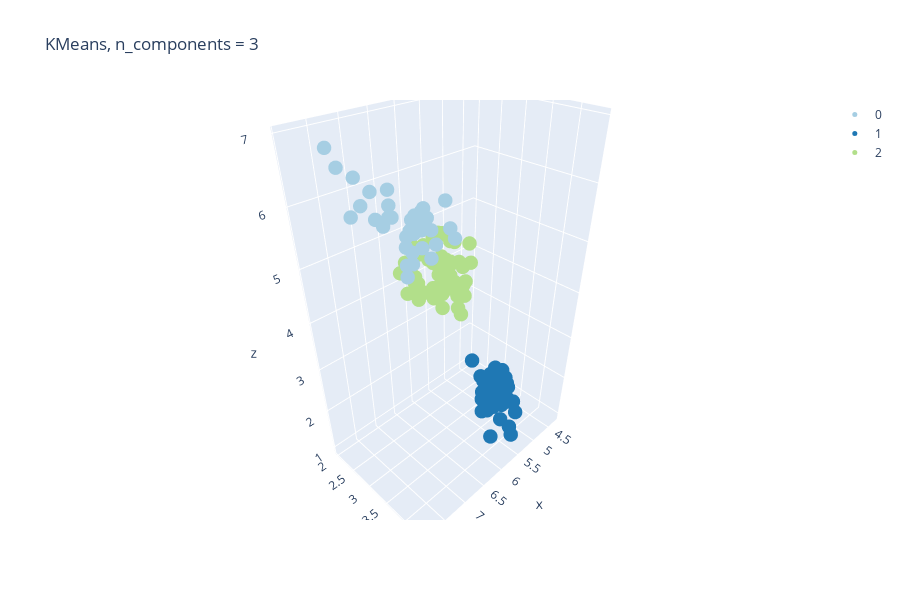

Notebook code cell kept with this figure:
### Code cell
from sklearn.cluster import KMeans, MiniBatchKMeans # what is the difference between these two?

X = iris.data
y = iris.target

km = KMeans(3)
km.fit(X)

plot_3d(X, km.labels_, 'KMeans, n_components = 3')
iris_cluster = cluster_scoreing_pivot(X, y, km.labels_, iris_cluster, 'KMeans, 3')

### Figure 1 — Plotly figure (JSON) as saved in the notebook; plotly's stock layout.template omitted (floating-point values rounded to 4 significant figures)
{"data": [{"marker": {"color": "rgb(166,206,227)", "size": 5}, "mode": "markers", "name": "0", "type": "scatter3d", "x": [6.9, 6.7, 6.3, 7.1, 6.3, 6.5, 7.6, 7.3, 6.7, 7.2, 6.5, 6.4, 6.8, 6.4, 6.5, 7.7, 7.7, 6.9, 7.7, 6.7, 7.2, 6.4, 7.2, 7.4, 7.9, 6.4, 6.1, 7.7, 6.3, 6.4, 6.9, 6.7, 6.9, 6.8, 6.7, 6.7, 6.5, 6.2], "y": [3.1, 3, 3.3, 3, 2.9, 3, 3, 2.9, 2.5, 3.6, 3.2, 2.7, 3, 3.2, 3, 3.8, 2.6, 3.2, 2.8, 3.3, 3.2, 2.8, 3, 2.8, 3.8, 2.8, 2.6, 3, 3.4, 3.1, 3.1, 3.1, 3.1, 3.2, 3.3, 3, 3, 3.4], "z": [4.9, 5, 6, 5.9, 5.6, 5.8, 6.6, 6.3, 5.8, 6.1, 5.1, 5.3, 5.5, 5.3, 5.5, 6.7, 6.9, 5.7, 6.7, 5.7, 6, 5.6, 5.8, 6.1, 6.4, 5.6, 5.6, 6.1, 5.6, 5.5, 5.4, 5.6, 5.1, 5.9, 5.7, 5.2, 5.2, 5.4]}, {"marker": {"color": "rgb(31,120,180)", "size": 5}, "mode": "markers", "name": "1", "type": "scatter3d", "x": [5.1, 4.9, 4.7, 4.6, 5, 5.4, 4.6, 5, 4.4, 4.9, 5.4, 4.8, 4.8, 4.3, 5.8, 5.7, 5.4, 5.1, 5.7, 5.1, 5.4, 5.1, 4.6, 5.1, 4.8, 5, 5, 5.2, 5.2, 4.7, 4.8, 5.4, 5.2, 5.5, 4.9, 5, 5.5, 4.9, 4.4, 5.1, 5, 4.5, 4.4, 5, 5.1, 4.8, 5.1, 4.6, 5.3, 5], "y": [3.5, 3, 3.2, 3.1, 3.6, 3.9, 3.4, 3.4, 2.9, 3.1, 3.7, 3.4, 3, 3, 4, 4.4, 3.9, 3.5, 3.8, 3.8, 3.4, 3.7, 3.6, 3.3, 3.4, 3, 3.4, 3.5, 3.4, 3.2, 3.1, 3.4, 4.1, 4.2, 3.1, 3.2, 3.5, 3.6, 3, 3.4, 3.5, 2.3, 3.2, 3.5, 3.8, 3, 3.8, 3.2, 3.7, 3.3], "z": [1.4, 1.4, 1.3, 1.5, 1.4, 1.7, 1.4, 1.5, 1.4, 1.5, 1.5, 1.6, 1.4, 1.1, 1.2, 1.5, 1.3, 1.4, 1.7, 1.5, 1.7, 1.5, 1, 1.7, 1.9, 1.6, 1.6, 1.5, 1.4, 1.6, 1.6, 1.5, 1.5, 1.4, 1.5, 1.2, 1.3, 1.4, 1.3, 1.5, 1.3, 1.3, 1.3, 1.6, 1.9, 1.4, 1.6, 1.4, 1.5, 1.4]}, {"marker": {"color": "rgb(178,223,138)", "size": 5}, "mode": "markers", "name": "2", "type": "scatter3d", "x": [7, 6.4, 5.5, 6.5, 5.7, 6.3, 4.9, 6.6, 5.2, 5, 5.9, 6, 6.1, 5.6, 6.7, 5.6, 5.8, 6.2, 5.6, 5.9, 6.1, 6.3, 6.1, 6.4, 6.6, 6.8, 6, 5.7, 5.5, 5.5, 5.8, 6, 5.4, 6, 6.7, 6.3, 5.6, 5.5, 5.5, 6.1, 5.8, 5, 5.6, 5.7, 5.7, 6.2, 5.1, 5.7, 5.8, 4.9, 5.7, 5.8, 6, 5.6, 6.3, 6.2, 6.1, 6.3, 6, 5.8, 6.3, 5.9], "y": [3.2, 3.2, 2.3, 2.8, 2.8, 3.3, 2.4, 2.9, 2.7, 2, 3, 2.2, 2.9, 2.9, 3.1, 3, 2.7, 2.2, 2.5, 3.2, 2.8, 2.5, 2.8, 2.9, 3, 2.8, 2.9, 2.6, 2.4, 2.4, 2.7, 2.7, 3, 3.4, 3.1, 2.3, 3, 2.5, 2.6, 3, 2.6, 2.3, 2.7, 3, 2.9, 2.9, 2.5, 2.8, 2.7, 2.5, 2.5, 2.8, 2.2, 2.8, 2.7, 2.8, 3, 2.8, 3, 2.7, 2.5, 3], "z": [4.7, 4.5, 4, 4.6, 4.5, 4.7, 3.3, 4.6, 3.9, 3.5, 4.2, 4, 4.7, 3.6, 4.4, 4.5, 4.1, 4.5, 3.9, 4.8, 4, 4.9, 4.7, 4.3, 4.4, 4.8, 4.5, 3.5, 3.8, 3.7, 3.9, 5.1, 4.5, 4.5, 4.7, 4.4, 4.1, 4, 4.4, 4.6, 4, 3.3, 4.2, 4.2, 4.2, 4.3, 3, 4.1, 5.1, 4.5, 5, 5.1, 5, 4.9, 4.9, 4.8, 4.9, 5.1, 4.8, 5.1, 5, 5.1]}, {"marker": {"color": "rgb(51,160,44)", "size": 5}, "mode": "markers", "name": "3", "type": "scatter3d", "x": [], "y": [], "z": []}, {"marker": {"color": "rgb(251,154,153)", "size": 5}, "mode": "markers", "name": "4", "type": "scatter3d", "x": [], "y": [], "z": []}, {"marker": {"color": "rgb(227,26,28)", "size": 5}, "mode": "markers", "name": "5", "type": "scatter3d", "x": [], "y": [], "z": []}, {"marker": {"color": "rgb(253,191,111)", "size": 5}, "mode": "markers", "name": "6", "type": "scatter3d", "x": [], "y": [], "z": []}, {"marker": {"color": "rgb(255,127,0)", "size": 5}, "mode": "markers", "name": "7", "type": "scatter3d", "x": [], "y": [], "z": []}, {"marker": {"color": "rgb(202,178,214)", "size": 5}, "mode": "markers", "name": "8", "type": "scatter3d", "x": [], "y": [], "z": []}, {"marker": {"color": "rgb(106,61,154)", "size": 5}, "mode": "markers", "name": "9", "type": "scatter3d", "x": [], "y": [], "z": []}], "layout": {"height": 600, "title": {"text": "KMeans, n_components = 3"}, "width": 900}}
